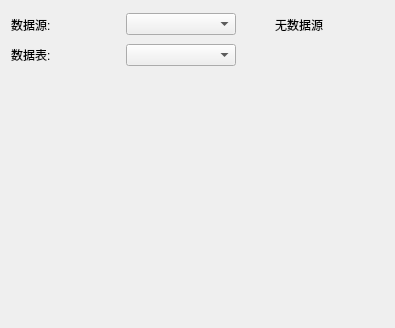
<?xml version="1.0" encoding="UTF-8"?>
<ui version="4.0">
 <class>CDataSourceForm</class>
 <widget class="QWidget" name="CDataSourceForm">
  <property name="geometry">
   <rect>
    <x>0</x>
    <y>0</y>
    <width>395</width>
    <height>328</height>
   </rect>
  </property>
  <property name="windowTitle">
   <string>Form</string>
  </property>
  <layout class="QGridLayout" name="gridLayout">
   <item row="0" column="2">
    <widget class="QLabel" name="warningIconLabel">
     <property name="sizePolicy">
      <sizepolicy hsizetype="Preferred" vsizetype="Preferred">
       <horstretch>0</horstretch>
       <verstretch>0</verstretch>
      </sizepolicy>
     </property>
     <property name="minimumSize">
      <size>
       <width>27</width>
       <height>27</height>
      </size>
     </property>
     <property name="maximumSize">
      <size>
       <width>27</width>
       <height>27</height>
      </size>
     </property>
     <property name="styleSheet">
      <string notr="true">image: url(:/icon/icon/NSCurveWarning.png);</string>
     </property>
     <property name="text">
      <string/>
     </property>
    </widget>
   </item>
   <item row="0" column="0">
    <widget class="QLabel" name="label">
     <property name="text">
      <string>数据源:</string>
     </property>
     <property name="buddy">
      <cstring>sourceComboBox</cstring>
     </property>
    </widget>
   </item>
   <item row="1" column="1">
    <widget class="QComboBox" name="tableComboBox"/>
   </item>
   <item row="0" column="1">
    <widget class="QComboBox" name="sourceComboBox">
     <property name="sizePolicy">
      <sizepolicy hsizetype="Preferred" vsizetype="Fixed">
       <horstretch>0</horstretch>
       <verstretch>0</verstretch>
      </sizepolicy>
     </property>
    </widget>
   </item>
   <item row="1" column="0">
    <widget class="QLabel" name="label_2">
     <property name="text">
      <string>数据表:</string>
     </property>
     <property name="buddy">
      <cstring>tableComboBox</cstring>
     </property>
    </widget>
   </item>
   <item row="2" column="0" colspan="2">
    <spacer name="verticalSpacer">
     <property name="orientation">
      <enum>Qt::Vertical</enum>
     </property>
     <property name="sizeHint" stdset="0">
      <size>
       <width>20</width>
       <height>40</height>
      </size>
     </property>
    </spacer>
   </item>
   <item row="0" column="3">
    <widget class="QLabel" name="warningTipLabel">
     <property name="text">
      <string>无数据源</string>
     </property>
    </widget>
   </item>
  </layout>
 </widget>
 <resources/>
 <connections/>
</ui>
